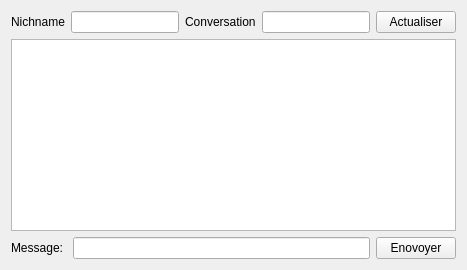
          <widget class="QWidget" name="tab_5">
           <attribute name="title">
            <string>Chat</string>
           </attribute>
           <layout class="QVBoxLayout" name="verticalLayout_45">
            <item>
             <layout class="QVBoxLayout" name="verticalLayout_47">
              <item>
               <layout class="QHBoxLayout" name="horizontalLayout_41">
                <item>
                 <layout class="QHBoxLayout" name="horizontalLayout_42">
                  <item>
                   <widget class="QLabel" name="label_23">
                    <property name="text">
                     <string>Nichname</string>
                    </property>
                   </widget>
                  </item>
                  <item>
                   <widget class="QLineEdit" name="lineEditidNickname"/>
                  </item>
                 </layout>
                </item>
                <item>
                 <layout class="QHBoxLayout" name="horizontalLayout_43">
                  <item>
                   <widget class="QLabel" name="label_24">
                    <property name="text">
                     <string>Conversation</string>
                    </property>
                   </widget>
                  </item>
                  <item>
                   <widget class="QLineEdit" name="lineEdit_Conversation"/>
                  </item>
                  <item>
                   <widget class="QPushButton" name="pushButton_actualiser_chat">
                    <property name="text">
                     <string>Actualiser</string>
                    </property>
                   </widget>
                  </item>
                 </layout>
                </item>
               </layout>
              </item>
              <item>
               <widget class="QTextEdit" name="textEdit"/>
              </item>
              <item>
               <layout class="QHBoxLayout" name="horizontalLayout_44">
                <item>
                 <widget class="QLabel" name="label_25">
                  <property name="text">
                   <string>Message: </string>
                  </property>
                 </widget>
                </item>
                <item>
                 <widget class="QLineEdit" name="lineEdit_massage"/>
                </item>
                <item>
                 <widget class="QPushButton" name="pushButton_envoyer">
                  <property name="text">
                   <string>Enovoyer</string>
                  </property>
                 </widget>
                </item>
               </layout>
              </item>
             </layout>
            </item>
           </layout>
          </widget>
